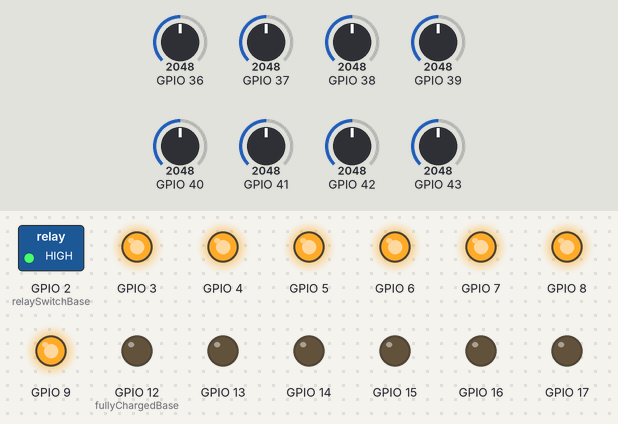
Simulated run of this sketch. Board: ESP32. On the bench: switched loads named in the sketch (green lamp = pin HIGH), output pins drawn as LEDs (lit = HIGH). Inputs (shaded band) come from the test bench; at power-on: GPIO 36 = 2048, GPIO 37 = 2048, GPIO 38 = 2048, GPIO 39 = 2048, GPIO 40 = 2048, GPIO 41 = 2048, GPIO 42 = 2048, GPIO 43 = 2048. What the sketch prints to the serial monitor is not drawn.

Above: at 0.1 s.
Timing chart, 0 to 1.6 s (numbered marks = the images above):
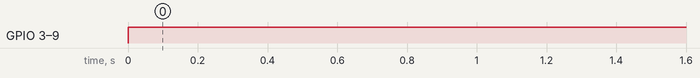

The sketch:

BatteryStation.ino
```cpp
unsigned int total;
const int battNumber = 8;
float voltage [battNumber];
const int relaySwitchBase = 2;
const int fullyChargedBase = 12;
const int chargingBase = 22;
const int readCharge = 32;
int c;

void setup() {
  analogReference (INTERNAL1V1);
  Serial.begin(9600);

  for (c = 0; c < battNumber; c++) {
    pinMode(relaySwitchBase + c, OUTPUT);
    pinMode(fullyChargedBase + c, OUTPUT);
    pinMode(chargingBase + c, OUTPUT);
  }
}

void loop() {
  for (c = 0; c < battNumber; c++) {
    digitalWrite(relaySwitchBase + c, HIGH); //turns relay off
    digitalWrite(fullyChargedBase + c, LOW);
    digitalWrite(chargingBase + c, LOW);
  }
  digitalWrite(readCharge, HIGH);
  for (c = 0; c < battNumber; c++) {
    total = 0;
    analogRead(A0 + c);
    for (int x = 0; x < 64; x++) {
        total = total + analogRead(A0 + c);
    }
    voltage [c] = total * 0.0002667;

    if (voltage [c] < 17 && voltage [c] > 1) {
      Serial.print(c);
      Serial.print(" ");
      Serial.print("battery is ");
      Serial.print(voltage [c]);
      Serial.println(" volts");
      Serial.println("");
    }
    else {
      Serial.print(c);
      Serial.print(" ");
      Serial.println("battery is not connected");
      Serial.println("");
    }
  }
  delay(1000);
  digitalWrite(readCharge, LOW);

  for (c = 0; c < battNumber; c++) {
    if (voltage[c] >= 17 || voltage [c] <= 1) {
      digitalWrite(relaySwitchBase + c, HIGH); //relay off
      digitalWrite(fullyChargedBase + c, LOW);
      digitalWrite(chargingBase + c, LOW);
    }
    else if (voltage [c] >= 13) {
      digitalWrite(relaySwitchBase + c, HIGH); //relay off
      digitalWrite(fullyChargedBase + c, HIGH);
    }
    else {
      digitalWrite(relaySwitchBase + c, LOW); //relay on
      digitalWrite(chargingBase + c, HIGH);
    }
  }
  delay(100000);
}
```

Measured:
- by itself, GPIO 3–9: LOW → HIGH at 0.00 s
